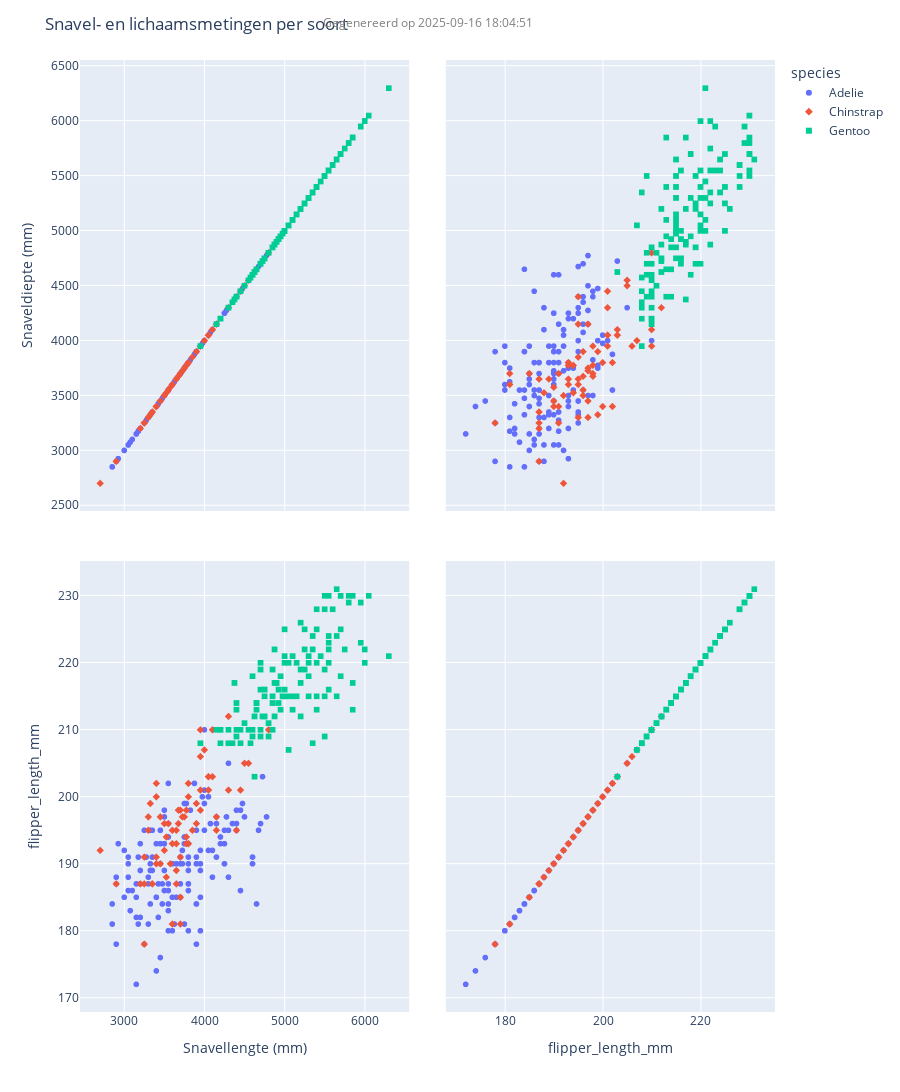

The notebook cell this image was saved under:
### Markdown cell above
We zijn nu benieuwd naar de relatie tussen het gewicht en de vleugelgrootte per pinguinsoort. Maak een spreidingsdiagram van de twee variabelen. Dit kan met de plotly.express module `scatter_matrix`. Voldoe aan de volgende eisen.

* Geef elk soort een eigen kleur en markeervorm. (denk aan rondjes, sterretjes en plusjes)
* Zet `height` parameter op geschikte `int`, zodat de hoogte ongeveer 2 keer zo veel is als de `default`.
* Geef de visualusatie geschikte titels. (boven, en x- en y-assen)

Zit je in klas 1:
* Voeg een annotatie zonder pijl toe met de huidige datum en tijd boven aan de figuur. Gebruik hiervoor y: 1.05, en x: 0.5 

Zit je in klas 2:
* Voeg een annotatie met pijl toe aan de grafiek linksboven om het maximum aan te geven met (evt. handmatig aangegeven) hoeveel de waarde is van het maximum

Zit je in klas 3:
* Voeg een annotatie zonder pijl toe met de mediane waardes van het gewicht van elke soort onder aan de figuur met gewicht.  

Zit je in klas 4:
* Voeg een cirkel toe waarbij je de Gentoo waardes omcirkelt in de rechterbovenste grafiek.

### Code cell
from datetime import datetime

fig = px.scatter_matrix(data_frame= df,
                        dimensions=["body_mass_g", "flipper_length_mm"], 
                        color="species",
                        symbol="species"
                        )

fig.update_layout(height=1200)
# Add an annotation and show
timestamp = datetime.now()
fig.update_layout(
    xaxis_title="Snavellengte (mm)", 
    yaxis_title="Snaveldiepte (mm)" 
)
fig.update_layout(title="Snavel- en lichaamsmetingen per soort")
# Voeg de huidige datum en tijd toe
timestamp = datetime.now().strftime("%Y-%m-%d %H:%M:%S")

fig.add_annotation(
    text=f"Gegenereerd op {timestamp}",
    xref="paper", 
    yref="paper",
    x=0.5, 
    y=1.05,   
    showarrow=False,
    font=dict(size=12, color="gray")
)

fig.show()

### Figure 1 — Plotly figure (JSON) as saved in the notebook; plotly's stock layout.template omitted (floating-point values rounded to 4 significant figures; data arrays with more than 128 entries replaced by an {"elided": "..."} marker saying what was removed)
{"data": [{"dimensions": [{"axis": {"matches": true}, "label": "body_mass_g", "values": {"elided": "146 int values"}}, {"axis": {"matches": true}, "label": "flipper_length_mm", "values": {"elided": "146 int values"}}], "hovertemplate": "species=Adelie<br>%{xaxis.title.text}=%{x}<br>%{yaxis.title.text}=%{y}<extra></extra>", "legendgroup": "Adelie", "marker": {"color": "#636efa", "symbol": "circle"}, "name": "Adelie", "showlegend": true, "type": "splom"}, {"dimensions": [{"axis": {"matches": true}, "label": "body_mass_g", "values": [3500, 3900, 3650, 3525, 3725, 3950, 3250, 3750, 4150, 3700, 3800, 3775, 3700, 4050, 3575, 4050, 3300, 3700, 3450, 4400, 3600, 3400, 2900, 3800, 3300, 4150, 3400, 3800, 3700, 4550, 3200, 4300, 3350, 4100, 3600, 3900, 3850, 4800, 2700, 4500, 3950, 3650, 3550, 3500, 3675, 4450, 3400, 4300, 3250, 3675, 3325, 3950, 3600, 4050, 3350, 3450, 3250, 4050, 3800, 3525, 3950, 3650, 3650, 4000, 3400, 3775, 4100, 3775]}, {"axis": {"matches": true}, "label": "flipper_length_mm", "values": [192, 196, 193, 188, 197, 198, 178, 197, 195, 198, 193, 194, 185, 201, 190, 201, 197, 181, 190, 195, 181, 191, 187, 193, 195, 197, 200, 200, 191, 205, 187, 201, 187, 203, 195, 199, 195, 210, 192, 205, 210, 187, 196, 196, 196, 201, 190, 212, 187, 198, 199, 201, 193, 203, 187, 197, 191, 203, 202, 194, 206, 189, 195, 207, 202, 193, 210, 198]}], "hovertemplate": "species=Chinstrap<br>%{xaxis.title.text}=%{x}<br>%{yaxis.title.text}=%{y}<extra></extra>", "legendgroup": "Chinstrap", "marker": {"color": "#EF553B", "symbol": "diamond"}, "name": "Chinstrap", "showlegend": true, "type": "splom"}, {"dimensions": [{"axis": {"matches": true}, "label": "body_mass_g", "values": [4500, 5700, 4450, 5700, 5400, 4550, 4800, 5200, 4400, 5150, 4650, 5550, 4650, 5850, 4200, 5850, 4150, 6300, 4800, 5350, 5700, 5000, 4400, 5050, 5000, 5100, 5650, 4600, 5550, 5250, 4700, 5050, 6050, 5150, 5400, 4950, 5250, 4350, 5350, 3950, 5700, 4300, 4750, 5550, 4900, 4200, 5400, 5100, 5300, 4850, 5300, 4400, 5000, 4900, 5050, 4300, 5000, 4450, 5550, 4200, 5300, 4400, 5650, 4700, 5700, 5800, 4700, 5550, 4750, 5000, 5100, 5200, 4700, 5800, 4600, 6000, 4750, 5950, 4625, 5450, 4725, 5350, 4750, 5600, 4600, 5300, 4875, 5550, 4950, 5400, 4750, 5650, 4850, 5200, 4925, 4875, 4625, 5250, 4850, 5600, 4975, 5500, 5500, 4700, 5500, 4575, 5500, 5000, 5950, 4650, 5500, 4375, 5850, 4875, 6000, 4925, 4850, 5750, 5200, 5400]}, {"axis": {"matches": true}, "label": "flipper_length_mm", "values": [211, 230, 210, 218, 215, 210, 211, 219, 209, 215, 214, 216, 214, 213, 210, 217, 210, 221, 209, 222, 218, 215, 213, 215, 215, 215, 215, 210, 220, 222, 209, 207, 230, 220, 220, 213, 219, 208, 208, 208, 225, 210, 216, 222, 217, 210, 225, 213, 215, 210, 220, 210, 225, 217, 220, 208, 220, 208, 224, 208, 221, 214, 231, 219, 230, 229, 220, 223, 216, 221, 221, 217, 216, 230, 209, 220, 215, 223, 212, 221, 212, 224, 212, 228, 218, 218, 212, 230, 218, 228, 212, 224, 214, 226, 216, 222, 203, 225, 219, 228, 215, 228, 215, 210, 219, 208, 209, 216, 229, 213, 230, 217, 230, 217, 222, 214, 215, 222, 212, 213]}], "hovertemplate": "species=Gentoo<br>%{xaxis.title.text}=%{x}<br>%{yaxis.title.text}=%{y}<extra></extra>", "legendgroup": "Gentoo", "marker": {"color": "#00cc96", "symbol": "square"}, "name": "Gentoo", "showlegend": true, "type": "splom"}], "layout": {"annotations": [{"font": {"color": "gray", "size": 12}, "showarrow": false, "text": "Gegenereerd op 2025-09-16 18:04:51", "x": 0.5, "xref": "paper", "y": 1.05, "yref": "paper"}], "dragmode": "select", "height": 1200, "legend": {"title": {"text": "species"}, "tracegroupgap": 0}, "margin": {"t": 60}, "title": {"text": "Snavel- en lichaamsmetingen per soort"}, "xaxis": {"title": {"text": "Snavellengte (mm)"}}, "yaxis": {"title": {"text": "Snaveldiepte (mm)"}}}}
